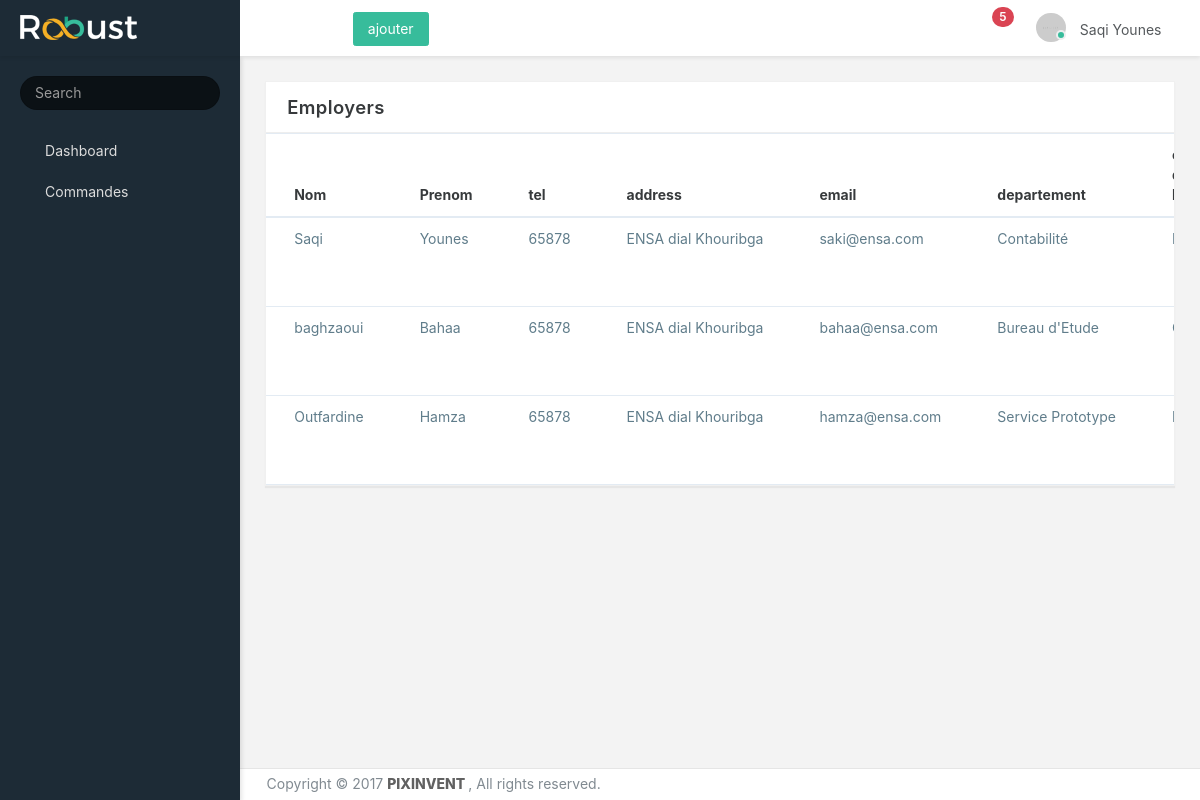
/employe/index.php (signed in), run on the app's committed database.
### tables this page shows
CREATE TABLE employers(
   id           int             NOT NULL     AUTO_INCREMENT,
   nom          VARCHAR (20)    NOT NULL,
   prenom       VARCHAR (20)    NOT NULL,
   tel          INT             NOT NULL,
   address      VARCHAR (40)    NOT NULL,
   email        VARCHAR (100)   NOT NULL CHECK (email LIKE '%_@__%.__%'),
   departement  VARCHAR (100)   NOT NULL,
   est_chefdep  BOOLEAN         NOT NULL default 0,
   password     VARCHAR (30)    NOT NULL,
   PRIMARY      KEY (id)
);

### include/outils.php (called while the page is built, shortened)
<?php
require_once('basedonner.php');
function template($nom, $data = array())
{
    extract($data);
    require __DIR__ . '/../templates/' . $nom . '.php';
}
function lien($lien)
{
    return site . $lien;
}
function asset($path) {
    return lien('/public/' . $path);
}
function pageProteger(){
    if(isset($_SESSION['estConnecter']) && $_SESSION['estConnecter'] && isset($_SESSION['user_id'])){
        return Employers::trouver('id', $_SESSION['user_id']);
    }else{
        $_SESSION['estConnecter'] = false;
        $_SESSION['user_id'] = -1;
        header('Location:'. lien('/login/staff.php'));
    }
}

### include/Basedonner.php (called while the page is built, shortened)
<?php
class BaseDonner
{
    function __construct($table, $columns)
    {
        $this->columns = $columns;
        $prop = array();
        foreach ($this->columns as $col) {
            $prop[$col] = '';
        }
        try{
            $this->db = new PDO('mysql:host=' . db_host . ';dbname=' . db_name, db_user, db_pass);
        }
        catch(PDOException $ex){
            die('impossible de se connecter a la base de donner');
        }
    }
    public function remplire_PDO($line)
    {
        $this->id =  $line['id'];
    }
    public static function trouver($col, $val)
    {
        $personne = new static();
        $stmt = $personne->db->prepare("SELECT * FROM " . static::table . " WHERE $col = :val limit 1");
        $stmt->execute(array(
                        ':val' => $val,
                       ));
        if ($stmt->rowCount() == 0)
            return false;
        else{
            $resultat = $stmt->fetchObject();
            foreach ($personne->columns as $col) {
                if(array_key_exists($col, $resultat))
                    $personne->$col = $resultat->$col;
            }
            $personne->id = $resultat->id;
            return $personne;
        }
    }
    public static function tous($col = null, $val = null)
    {
        try{
            $db = new PDO('mysql:host=' . db_host . ';dbname=' . db_name, db_user, db_pass);
        }
        catch(PDOException $ex){
            die('impossible de se connecter a la base de donner');
        }
        if($col == null || $val == null)
            $stmt = $db->prepare("SELECT * FROM " . static::table);
        else{
            $stmt = $db->prepare("SELECT * FROM " . static::table . " WHERE $col = :val");
            $stmt->bindParam(':val', $val);
        }
        $stmt->execute();
        $resultat = $stmt->fetchAll();
        $resultat_obj = array();
        foreach ($resultat as $line) {
            $p = new static();
            $p->remplire_PDO($line);
            $resultat_obj[] = $p;
        }
        return $resultat_obj;
    }
}

### employe/index.php (the view, shortened to what this page needs)
<?php
require __DIR__. '/../include/outils.php';
$user = pageProteger();
$employers = Employers::tous();
?>
<div data-scroll-to-active="true" class="main-menu menu-fixed menu-dark menu-accordion menu-shadow">
</div>
<nav class="header-navbar navbar navbar-with-menu navbar-fixed-top navbar-semi-dark navbar-shadow">
    <?php template('nav', array(
        'actions' => array(
            array(
                'link'  => lien('/employe/ajouter.php'),
                'text'  => 'ajouter',
                'color' => 'success'
            )
        )
    )); ?>
</nav>
<div class="app-content content container-fluid" >
    <div class="content-wrapper">
        <div class="row">
            <div class="col-md-12">
                <div class="card">
                    <div class="card-header">
                        <h4 class="card-title">Employers</h4>
                        <div class="heading-elements">
                            <ul class="list-inline mb-0">
                                <li><a data-action="reload"><i class="icon-reload"></i></a></li>
                                <li><a data-action="expand"><i class="icon-expand2"></i></a></li>
                            </ul>
                        </div>
                    </div>
                    <div class="card-body">
                        <div class="table-responsive">
                            <table class="table table-hover mb-0">
                                <thead>
                                    <tr>
                                        <th>Nom</th>
                                        <th>Prenom</th>
                                        <th>tel</th>
                                        <th>address</th>
                                        <th>email</th>
                                        <th>departement</th>
                                        <th>chef de Projet</th>
                                    </tr>
                                </thead>
                                <tbody>
                                    <?php
                                    foreach($employers as $e): ?>
                                        <tr>
                                            <td class="text-truncate"><a class="blue-grey" href="<?= lien('/employe/info.php?id=' . $e->id) ?>"><?= $e->nom ?></a></td>
                                            <td class="text-truncate"><a class="blue-grey" href="<?= lien('/employe/info.php?id=' . $e->id) ?>"><?= $e->prenom ?></a></td>
                                            <td class="text-truncate"><a class="blue-grey" href="<?= lien('/employe/info.php?id=' . $e->id) ?>"><?= $e->tel ?></a></td>
                                            <td class="text-truncate"><a class="blue-grey" href="<?= lien('/employe/info.php?id=' . $e->id) ?>"><?= $e->address ?></a></td>
                                            <td class="text-truncate"><a class="blue-grey" href="<?= lien('/employe/info.php?id=' . $e->id) ?>"><?= $e->email ?></a></td>
                                            <td class="text-truncate"><a class="blue-grey" href="<?= lien('/employe/info.php?id=' . $e->id) ?>"><?= $e->departement ?></a></td>
                                            <td class="text-truncate"><a class="blue-grey" href="<?= lien('/employe/info.php?id=' . $e->id) ?>"><?= $e->est_chefdep ? "Oui" : "Non" ?></a></td>
                                        </tr>
                                    <?php endforeach ?>
                                </tbody>
                            </table>
                        </div>
                    </div>
                </div>
            </div>
        </div>
    </div>
</div>

### templates/nav.php (shortened to what this page needs)
<div class="navbar-wrapper">
  <div class="navbar-header">
    <ul class="nav navbar-nav">
      <li class="nav-item">
        <a href="index.html" class="navbar-brand nav-link">
          <img alt="branding logo" src="<?= asset('images/logo/robust-logo-light.png') ?>" class="brand-logo">
        </a>
      </li>
    </ul>
  </div>
  <div class="navbar-container content container-fluid">
    <div id="navbar-mobile" class="collapse navbar-toggleable-sm">
    <ul class="nav navbar-nav">
        <li class="nav-item hidden-sm-down">
          <a class="nav-link nav-menu-main menu-toggle hidden-xs">
            <i class="icon-menu5"> </i>
          </a>
        </li>
        <li class="nav-item hidden-sm-down">
          <a href="#" class="nav-link nav-link-expand">
            <i class="ficon icon-expand2"></i>
          </a>
        </li>
        <?php
          if(isset($actions))
            foreach ($actions as $action) :
        ?>
        <li class="nav-item">
          <a href="<?= $action['link'] ?>" class="nav-action btn btn-<?= $action['color'] ?>"><?= $action['text'] ?></a>
        </li>
        <?php
          endforeach;
        ?>
      </ul>
      <ul class="nav navbar-nav float-xs-right">
        <li class="dropdown dropdown-notification nav-item">
          <a href="#" data-toggle="dropdown" class="nav-link nav-link-label">
            <i class="ficon icon-bell4"></i>
            <span class="tag tag-pill tag-default tag-danger tag-default tag-up">5</span>
          </a>
        </li>
        <li class="dropdown dropdown-user nav-item">
          <a href="#" data-toggle="dropdown" class="dropdown-toggle nav-link dropdown-user-link">
            <span class="avatar avatar-online">
              <img src="<?= asset('images/portrait/small/avatar-s-1.png') ?>" alt="avatar">
              <i></i>
            </span>
            <span class="user-name"><?= $user->nom . ' ' . $user->prenom ?></span>
          </a>
        </li>
      </ul>
    </div>
  </div>
</div>

### public/css/app.css (style rules this page uses)
@media (max-width: 1366px) { html { font-size: 14px; } }
html { height: 100%; }
html body { height: 100%; background-color: #F3F3F3; direction: ltr; }
html body.fixed-navbar { padding-top: 4rem; }
html body .content { padding: 0; transition: 300ms ease all; backface-visibility: hidden; }
html body .content .content-wrapper { padding: 1.8rem; }
.main-menu { z-index: 1000; position: absolute; display: table-cell; }
.main-menu.menu-dark { color: #dcdcdc; background: #1D2B36; }
.main-menu.menu-fixed { position: fixed; height: 100%; top: 4rem; height: calc(100% - 4rem); }
.main-menu.menu-shadow { box-shadow: 2px 2px 4px rgba(0, 0, 0, 0.1); }
.avatar { position: relative; display: inline-block; width: 30px; white-space: nowrap; border-radius: 1000px; vertical-align: bottom; }
.avatar i { position: absolute; right: -7px; bottom: 2px; width: 10px; height: 10px; border: 2px solid #eceeef; border-radius: 100%; }
.avatar img { width: 100%; max-width: 100%; height: auto; border: 0 none; border-radius: 1000px; }
.avatar-online i { background-color: #37BC9B; }
@media screen and (min-width: 0px) { body:after { content: "xs - min-width: 0px"; } }
@media screen and (min-width: 544px) { body:after { content: "sm - min-width: 544px"; } }
@media screen and (min-width: 768px) { body:after { content: "md - min-width: 768px"; } }
@media screen and (min-width: 992px) { body:after { content: "lg - min-width: 992px"; } }
@media screen and (min-width: 1200px) { body:after { content: "xl - min-width: 1200px"; } }
body:after { display: none; }

### public/css/core/menu/menu-types/vertical-menu.css (style rules this page uses)
body.vertical-layout.vertical-menu.menu-expanded .navbar .navbar-header { float: left; width: 240px; }
body.vertical-layout.vertical-menu.menu-expanded .navbar .navbar-container { margin-left: 240px; }
body.vertical-layout.vertical-menu.menu-expanded .main-menu { width: 240px; transition: 300ms ease all; backface-visibility: hidden; }
body.vertical-layout.vertical-menu.menu-expanded .content, body.vertical-layout.vertical-menu.menu-expanded .footer { margin-left: 240px; }
@media (min-width: 992px) { body.vertical-layout.vertical-menu .main-menu { width: 240px; } }
@media (min-width: 992px) { body.vertical-layout.vertical-menu .navbar .navbar-header { width: 240px; } }
@media (min-width: 992px) { body.vertical-layout.vertical-menu .content, body.vertical-layout.vertical-menu .footer { margin-left: 240px; } }

### public/css/style.css (style rules this page uses)
.nav-action { margin-top: 12px; }

### data on the page
employers: nom "Saqi", prenom "Younes", tel "65878", address "ENSA dial Khouribga", email "saki@ensa.com", departement "Contabilité"
employers: nom "baghzaoui", prenom "Bahaa", tel "65878", address "ENSA dial Khouribga", email "bahaa@ensa.com", departement "Bureau d'Etude"
employers: nom "Outfardine", prenom "Hamza", tel "65878", address "ENSA dial Khouribga", email "hamza@ensa.com", departement "Service Prototype"

### other printed values
$action['text'] "ajouter"
